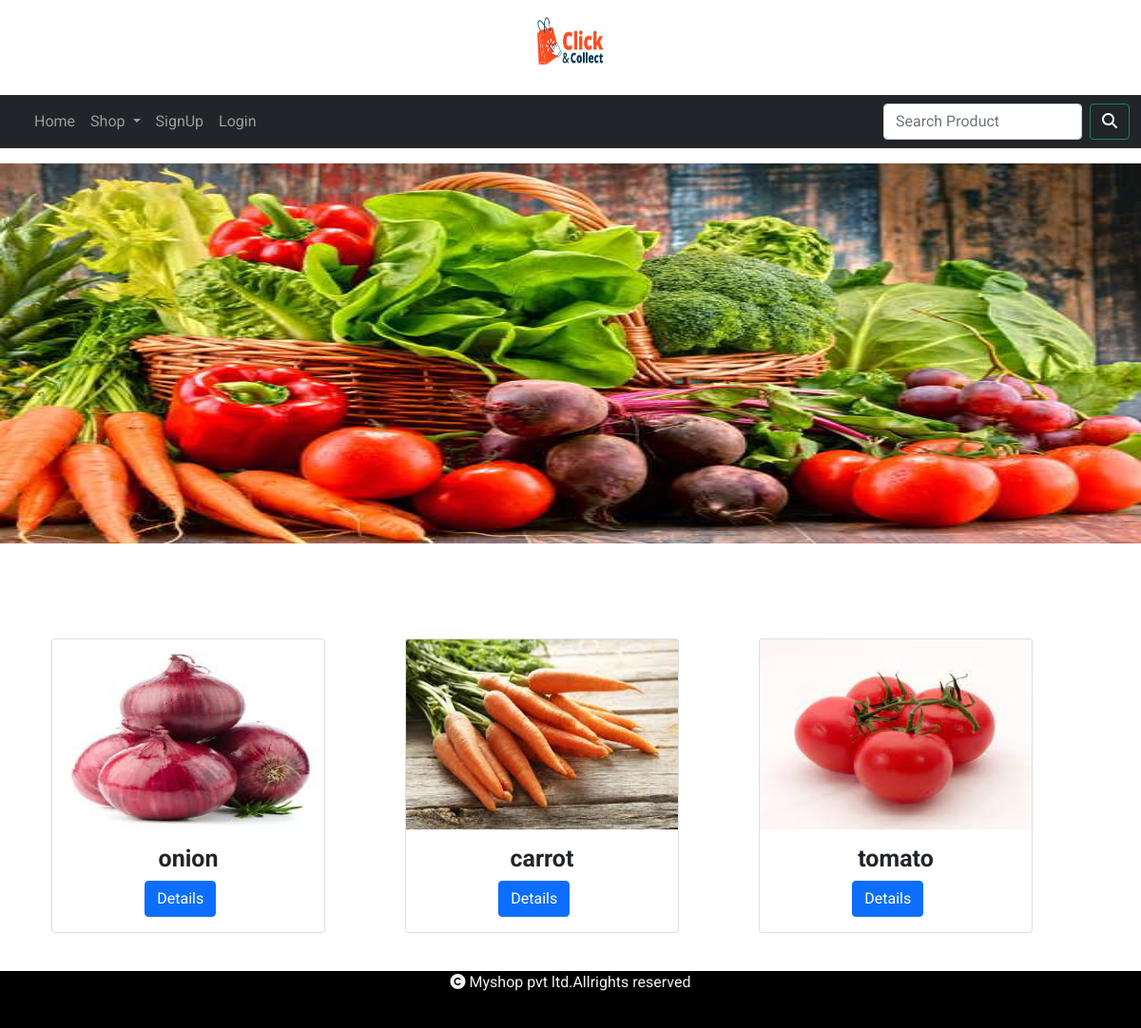
The page /allproducts/vegetables on the database its author committed.
### shop/models.py (models this page shows, shortened)
class  Category(models.Model):
    name=models.CharField(max_length=250,unique=True)
    slug=models.SlugField(max_length=250,unique=True)
    description=models.TextField(blank=True)
    image=models.ImageField(upload_to='shop/category',null=True,blank=True)

class Product(models.Model):
    name = models.CharField(max_length=250,unique=True)
    slug = models.SlugField(max_length=250,unique=True)
    description = models.TextField(blank=True)
    price=models.DecimalField(max_digits=10,decimal_places=2)
    category=models.ForeignKey(Category,on_delete=models.CASCADE)
    image = models.ImageField(upload_to='images/products', null=True, blank=True)
    stock=models.IntegerField()
    available=models.BooleanField(default=True)
    created=models.DateTimeField(auto_now_add=True)
    updated=models.DateTimeField(auto_now=True)

### shop/views.py (the view)
# urls.py: path('allproducts/<slug:cslug>',views.allproducts,name="allproducts"),
def allproducts(request,cslug):
    c=Category.objects.get(slug=cslug)
    p=Product.objects.filter(category__slug=cslug)
    return render(request,'products.html',{'p':p,'c':c})

### cart/context_processors.py (called while the page is built, shortened)
def counter(request):
    item_count=0
    return{'item_count':item_count}

### shop/context_processors.py (called while the page is built)
def menu_link(request):
    links=Category.objects.all()
    return{'links':links}

### templates/products.html (shortened to what this page needs)
{% extends 'base.html' %}
{% load static %}
{% block content %}
<div class="p-2"></div>
<div>
    <img src="{{c.image.url}}" height="400px" width="100%">
</div >
<div class="container" style="margin-bottom:100px">
 <div class="row mx-auto">
{% for i in p %}
     <div class="col-sm-4">
    <div class="card" style="width: 18rem;">
  <img src="{{i.image.url}}" class="card-img-top" style="height:200px;width:100%" alt="">
  <div class="card-body">
    <h5 class="card-title">{{i.name}}</h5>
    <a href="{% url 'shop:prodetail' i.slug %}" class="btn btn-primary link">Details</a>
  </div>
</div>
 </div>
{% endfor %}
 </div>
</div>
{% endblock %}

### templates/base.html (shortened to what this page needs)
<!DOCTYPE html>
{% load static %}
<html lang="en">
<head>
  <link href="https://cdn.jsdelivr.net/npm/bootstrap@5.0.2/dist/css/bootstrap.min.css" rel="stylesheet">
  <link rel="stylesheet" href="{% static 'css/custom.css' %}">
  <link rel="stylesheet" href="https://cdnjs.cloudflare.com/ajax/libs/font-awesome/6.4.0/css/all.min.css">
</head>
<body>
<div class="container-fluid px-0">
  <header>
    <center><img src="{% static 'images/logo.jpg' %}" height="100px" width="100px"></center>
      <nav class="navbar navbar-expand-lg navbar-dark bg-dark" >
  <div class="container-fluid">
    <div class="collapse navbar-collapse" id="navbarSupportedContent">
      <ul class="navbar-nav me-auto mb-2 mb-lg-0">
                <li class="nav-item">
          <a class="nav-link"  href="{% url 'shop:allprodcat' %}">Home</a>
        </li>
        <li class="nav-item dropdown">
          <a class="nav-link dropdown-toggle" href="#" id="navbarDropdown" role="button" data-bs-toggle="dropdown" aria-expanded="false">
            Shop
          </a>
        </li>
{% if user.is_authenticated %}
             <li class="nav-item">
          <a class="nav-link "  href="{% url 'shop:logout' %}">LogOut</a>
        </li>
                  <li class="nav-item">
              <a class="nav-link"  href="{% url 'cart:cart_view' %}"><i class="fa-solid fa-cart-shopping" style="color:white;"></i>{{item_count}}</a>
        </li>
                 <li class="nav-item">
          <a class="nav-link "  href="{% url 'cart:orderview' %}">Your Orders</a>
        </li>
{% else %}
               <li class="nav-item">
          <a class="nav-link "  href="{% url 'shop:register' %}">SignUp</a>
        </li>
               <li class="nav-item">
          <a class="nav-link "  href="{% url 'shop:login' %}">Login</a>
        </li>
{% endif %}
      </ul>
        <form class="d-flex" action="{% url 'search:searchresult'%}" method="POST">
        <input class="form-control me-2" type="search" name="q" placeholder="Search Product" aria-label="Search">
        <button class="btn btn-outline-success text-light" type="submit"><i class="fa-solid fa-magnifying-glass"></i></button>
      </form>
        </div>
  </div>
</nav> </header>
      {% block content %}
      {% endblock %}
      <footer>
          <div class="footer">
              <p><i class="fa-solid fa-copyright"></i> Myshop pvt ltd.Allrights reserved</p>
          </div>
      </footer>
</div>
</body>
</html>

### static/css/custom.css (style rules this page uses)
body { font-family: 'Roboto', sans-serif; background-color:white; }
.footer { position:fixed; left:0; bottom:0; width:100%; height:60px; text-align:center; color:rgb(242, 242, 242); background-color:black; }
h5 { font-weight:bold; font-size:25px; text-align:center; }
.link { position:relative; left:32%; }

### rows shown on the page
Category: image (picture)
Product: image (picture), name "onion"
Product: image (picture), name "carrot"
Product: image (picture), name "tomato"
